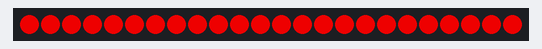
Bench run of a sketch on a simulated Arduino Uno, built with avr-gcc and run on an emulated ATmega328P. On the bench: 24 RGB LEDs in strip order, left to right.

Above: at 0.1 s.
At 1.1 s:
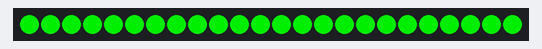
At 2.1 s:
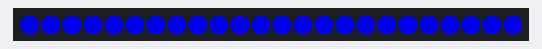

The sketch:

2812B_24.ino
```cpp
#include <Adafruit_NeoPixel.h>

#define PIN 7
#define NUMPIXELS 24

Adafruit_NeoPixel tira(NUMPIXELS, PIN, NEO_GRB + NEO_KHZ800);

void setup() {
  tira.begin();
  tira.setBrightness(200);
}

void loop() {
  for (int i = 0; i < NUMPIXELS; i++) {
    tira.setPixelColor(i, tira.Color(255, 0, 0));
  }
  tira.show();
  delay(1000);

  for (int i = 0; i < NUMPIXELS; i++) {
    tira.setPixelColor(i, tira.Color(0, 255, 0));
  }
  tira.show();
  delay(1000);

  for (int i = 0; i < NUMPIXELS; i++) {
    tira.setPixelColor(i, tira.Color(0, 0, 255));
  }
  tira.show();
  delay(1000);
}
```

Measured:
- by itself, everything shown: repeats every 3.0 s, in 3 steps
- what the display in image 1 shows lasts 1.0 s, from 1.0 s to 2.0 s
